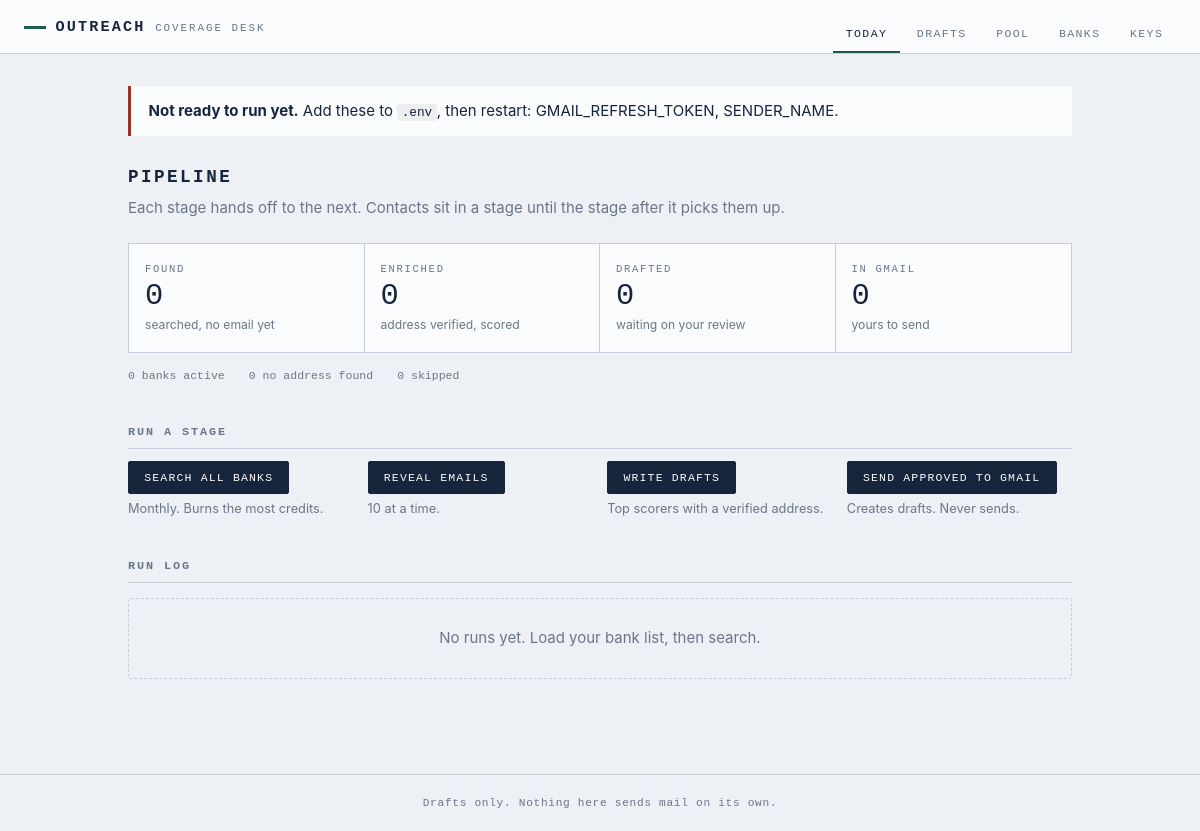
Before: / with the older database file.
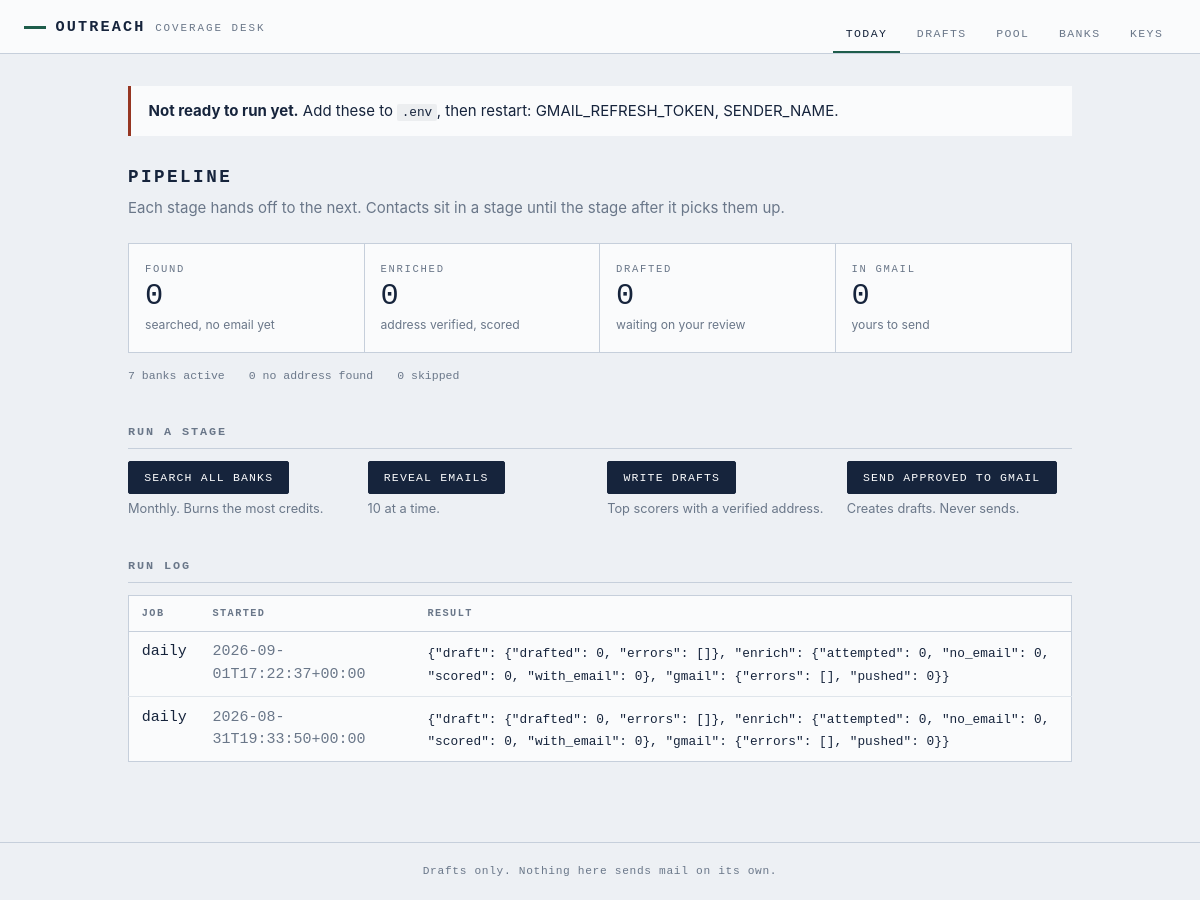
After: the same page with the newer database file.
### tables this page shows
CREATE TABLE runs (
    id          INTEGER PRIMARY KEY,
    kind        TEXT,
    started_at  TEXT,
    finished_at TEXT,
    stats       TEXT,
    error       TEXT
);

### web/app.py (the view)
@app.get("/", response_class=HTMLResponse)
def dashboard(request: Request):
    with db.session() as conn:
        counts = db.counts(conn)
        runs = [dict(r) for r in db.recent_runs(conn, 8)]
    for r in runs:
        r["stats"] = json.loads(r["stats"]) if r["stats"] else {}
    return render(request, "dashboard.html", counts=counts, runs=runs,
                  gaps=settings.missing())

### web/templates/dashboard.html
{% extends "base.html" %}
{% block content %}
{% if gaps %}
<div class="notice">
  <p><strong>Not ready to run yet.</strong> Add these to <code>.env</code>, then
  restart: {{ gaps | join(", ") }}.</p>
</div>
{% endif %}
<section class="stage-flow">
  <h1>Pipeline</h1>
  <p class="lede">Each stage hands off to the next. Contacts sit in a stage until
  the stage after it picks them up.</p>
  <ol class="stages">
    <li>
      <span class="stage-name">Found</span>
      <span class="stage-count">{{ counts.get('new', 0) }}</span>
      <span class="stage-note">searched, no email yet</span>
    </li>
    <li>
      <span class="stage-name">Enriched</span>
      <span class="stage-count">{{ counts.get('enriched', 0) }}</span>
      <span class="stage-note">address verified, scored</span>
    </li>
    <li>
      <span class="stage-name">Drafted</span>
      <span class="stage-count">{{ counts.get('drafted', 0) }}</span>
      <span class="stage-note">waiting on your review</span>
    </li>
    <li>
      <span class="stage-name">In Gmail</span>
      <span class="stage-count">{{ counts.get('queued', 0) }}</span>
      <span class="stage-note">yours to send</span>
    </li>
  </ol>
  <div class="stage-aside">
    <span>{{ counts.get('banks', 0) }} banks active</span>
    <span>{{ counts.get('no_email', 0) }} no address found</span>
    <span>{{ counts.get('skipped', 0) }} skipped</span>
  </div>
</section>
<section class="controls">
  <h2>Run a stage</h2>
  <div class="control-row">
    <form method="post" action="/run/refresh">
      <button type="submit">Search all banks</button>
      <span class="hint">Monthly. Burns the most credits.</span>
    </form>
    <form method="post" action="/run/enrich">
      <button type="submit">Reveal emails</button>
      <span class="hint">{{ cfg.enrich_batch if cfg else 10 }} at a time.</span>
    </form>
    <form method="post" action="/run/draft">
      <button type="submit">Write drafts</button>
      <span class="hint">Top scorers with a verified address.</span>
    </form>
    <form method="post" action="/run/push">
      <button type="submit">Send approved to Gmail</button>
      <span class="hint">Creates drafts. Never sends.</span>
    </form>
  </div>
</section>
<section>
  <h2>Run log</h2>
  {% if runs %}
  <table class="ledger">
    <thead>
      <tr><th>Job</th><th>Started</th><th>Result</th></tr>
    </thead>
    <tbody>
      {% for r in runs %}
      <tr>
        <td class="mono">{{ r.kind }}</td>
        <td class="mono dim">{{ r.started_at }}</td>
        <td>
          {% if r.error %}<span class="bad">{{ r.error }}</span>
          {% elif not r.finished_at %}<span class="dim">running</span>
          {% else %}<span class="mono small">{{ r.stats | tojson }}</span>{% endif %}
        </td>
      </tr>
      {% endfor %}
    </tbody>
  </table>
  {% else %}
  <p class="empty">No runs yet. Load your bank list, then search.</p>
  {% endif %}
</section>
{% endblock %}

Changed rows visible on the page:
added runs: kind "daily", started_at "2026-09-01T17:22:37+00:00", stats|tojson "{\"draft\": {\"drafted\": 0, \"errors\": []}, \"enrich\": {\"attempted\": 0, \"no_email\": 0, \"scored\": 0, \"with_email\": 0}, \"gmail\": {\"errors\": [], \"pushed\": 0}}"
added runs: kind "daily", started_at "2026-08-31T19:33:50+00:00", stats|tojson "{\"draft\": {\"drafted\": 0, \"errors\": []}, \"enrich\": {\"attempted\": 0, \"no_email\": 0, \"scored\": 0, \"with_email\": 0}, \"gmail\": {\"errors\": [], \"pushed\": 0}}"
Other visible differences:
{{ counts.get('banks', 0) }}: "0" → "7"
text no longer shown: "No runs yet. Load your bank list, then search."
text now shown: "JOB STARTED RESULT"
